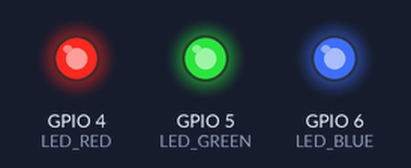
Bench run of a program on a simulated Raspberry Pi (BCM pin numbers). Shown: output pins drawn as LEDs (lit = HIGH). Threads take turns every 2 ms.

Above: at 0.17 s.
At 0.5 s:
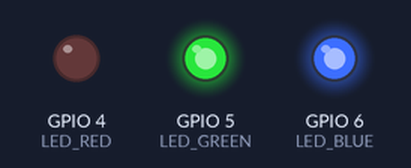
At 0.95 s:
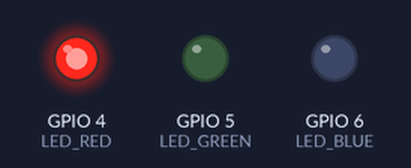
At 1.17 s:
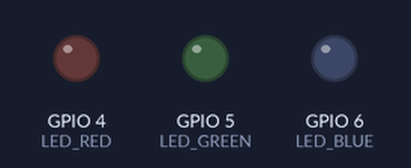
At 2.97 s:
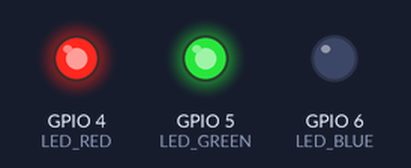
At 3.67 s:
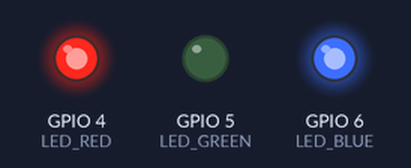
Timing chart, 0 to 4.0 s (numbered marks = the images above):
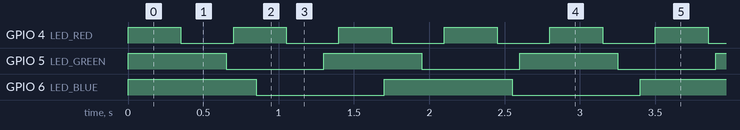

Measured:
- by itself, GPIO 4 (LED_RED): alternates HIGH for 0.35 s and LOW for 0.35 s
- by itself, GPIO 5 (LED_GREEN): alternates HIGH for 0.65 s and LOW for 0.65 s
- by itself, GPIO 6 (LED_BLUE): alternates HIGH for 0.85 s and LOW for 0.85 s

The program:

challenge411.py
```python
import RPi.GPIO as GPIO
import time
import threading

def blink_green():
    LED_GREEN = 5  # LED_GREEN - GPIO_05

    GPIO.setmode(GPIO.BCM)
    GPIO.setup(LED_GREEN, GPIO.OUT)

    while True:
        GPIO.output(LED_GREEN, GPIO.HIGH)
        time.sleep(0.65)
        GPIO.output(LED_GREEN, GPIO.LOW)
        time.sleep(0.65)

def blink_blue():
    LED_BLUE = 6   # LED_BLUE - GPIO_06

    GPIO.setmode(GPIO.BCM)
    GPIO.setup(LED_BLUE, GPIO.OUT)

    while True:
        GPIO.output(LED_BLUE, GPIO.HIGH)
        time.sleep(0.85)
        GPIO.output(LED_BLUE, GPIO.LOW)
        time.sleep(0.85)

GPIO.setwarnings(False)
GPIO.cleanup()

try:
    thread1 = threading.Thread(target=blink_green)
    thread1.start()

    thread2 = threading.Thread(target=blink_blue)
    thread2.start()

    LED_RED = 4    # LED_RED - GPIO_04

    GPIO.setmode(GPIO.BCM)
    GPIO.setup(LED_RED, GPIO.OUT)

    while True:
        GPIO.output(LED_RED, GPIO.HIGH)
        time.sleep(0.35)
        GPIO.output(LED_RED, GPIO.LOW)
        time.sleep(0.35)

except KeyboardInterrupt:
    GPIO.cleanup()
```
